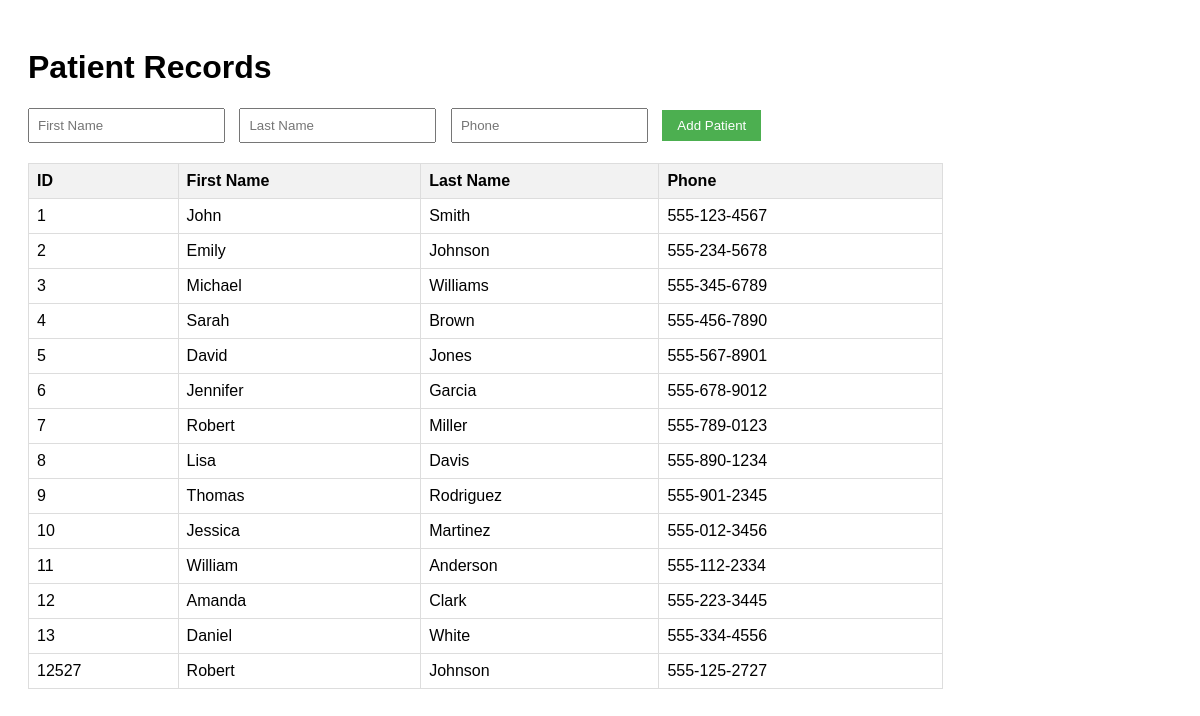
The page / on the database its author committed.
### tables this page shows
CREATE TABLE `patient` (
  `patient_id` int NOT NULL,
  `first_name` varchar(50) NOT NULL,
  `last_name` varchar(50) NOT NULL,
  `phone_number` varchar(20) DEFAULT NULL,
  `address` varchar(255) DEFAULT NULL,
  `birth_date` date DEFAULT NULL,
  `job` varchar(50) DEFAULT NULL,
  PRIMARY KEY (`patient_id`)
);

### index.php (the view, shortened to what this page needs)
<!DOCTYPE html>
<html>
<head>
</head>
<body>
    <h1>Patient Records</h1>
    <form action="add_patient.php" method="POST">
        <input type="text" name="first_name" placeholder="First Name" required>
        <input type="text" name="last_name" placeholder="Last Name" required>
        <input type="text" name="phone" placeholder="Phone" required>
        <button type="submit">Add Patient</button>
    </form>
    <table>
        <tr>
            <th>ID</th>
            <th>First Name</th>
            <th>Last Name</th>
            <th>Phone</th>
        </tr>
        <?php
        $conn = new mysqli("localhost", "root", "", "medical_clinic");
        $sql = "SELECT * FROM patient";
        $result = $conn->query($sql);
        while ($row = $result->fetch_assoc()) {
            echo "<tr>
                <td>{$row['patient_id']}</td>
                <td>{$row['first_name']}</td>
                <td>{$row['last_name']}</td>
                <td>{$row['phone_number']}</td>
            </tr>";
        }
        ?>
    </table>
</body>
</html>

### index.php (style rules this page uses)
body { font-family: Arial; padding: 20px; }
table { border-collapse: collapse; width: 80%; margin: 20px 0; }
th, td { border: 1px solid #ddd; padding: 8px; text-align: left; }
th { background-color: #f2f2f2; }
form { margin: 20px 0; }
input { padding: 8px; margin-right: 10px; }
button { padding: 8px 15px; background: #4CAF50; color: white; border: none; }

### rows shown on the page
patient: patient_id "1", first_name "John", last_name "Smith", phone_number "555-123-4567"
patient: patient_id "2", first_name "Emily", last_name "Johnson", phone_number "555-234-5678"
patient: patient_id "3", first_name "Michael", last_name "Williams", phone_number "555-345-6789"
patient: patient_id "4", first_name "Sarah", last_name "Brown", phone_number "555-456-7890"
patient: patient_id "5", first_name "David", last_name "Jones", phone_number "555-567-8901"
patient: patient_id "6", first_name "Jennifer", last_name "Garcia", phone_number "555-678-9012"
patient: patient_id "7", first_name "Robert", last_name "Miller", phone_number "555-789-0123"
patient: patient_id "8", first_name "Lisa", last_name "Davis", phone_number "555-890-1234"
patient: patient_id "9", first_name "Thomas", last_name "Rodriguez", phone_number "555-901-2345"
patient: patient_id "10", first_name "Jessica", last_name "Martinez", phone_number "555-012-3456"
patient: patient_id "11", first_name "William", last_name "Anderson", phone_number "555-112-2334"
patient: patient_id "12", first_name "Amanda", last_name "Clark", phone_number "555-223-3445"
patient: patient_id "13", first_name "Daniel", last_name "White", phone_number "555-334-4556"
patient: patient_id "12527", first_name "Robert", last_name "Johnson", phone_number "555-125-2727"
